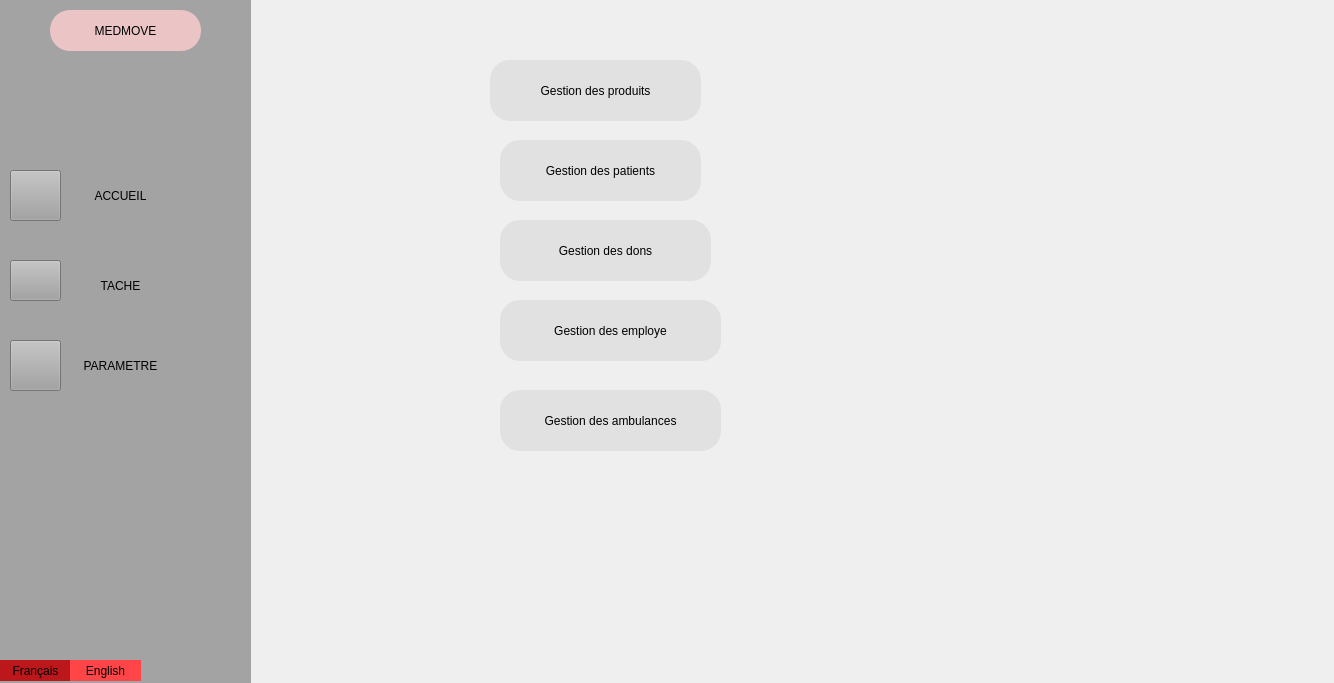
<?xml version="1.0" encoding="UTF-8"?>
<ui version="4.0">
 <class>tache</class>
 <widget class="QDialog" name="tache">
  <property name="geometry">
   <rect>
    <x>0</x>
    <y>0</y>
    <width>1334</width>
    <height>683</height>
   </rect>
  </property>
  <property name="windowTitle">
   <string>Dialog</string>
  </property>
  <widget class="QWidget" name="widget_2" native="true">
   <property name="geometry">
    <rect>
     <x>130</x>
     <y>-20</y>
     <width>1201</width>
     <height>781</height>
    </rect>
   </property>
   <property name="styleSheet">
    <string notr="true">background-image: url(:/Ahmed_Bejaoui_1A19_G1/projetf/image/Sans titre-1.png);</string>
   </property>
   <widget class="QPushButton" name="pushButton_employees">
    <property name="geometry">
     <rect>
      <x>370</x>
      <y>410</y>
      <width>221</width>
      <height>61</height>
     </rect>
    </property>
    <property name="styleSheet">
     <string notr="true">font: 75 8pt &quot;MS Shell Dlg 2&quot;;
border-radius: 20px;
color: black;
padding: 0 8px;
background: #E1E1E1;
font: bold, &quot;Comic Sans MS&quot;;;
text-align:center;</string>
    </property>
    <property name="text">
     <string>Gestion des ambulances</string>
    </property>
   </widget>
   <widget class="QPushButton" name="pushButton_dons_3">
    <property name="geometry">
     <rect>
      <x>370</x>
      <y>240</y>
      <width>211</width>
      <height>61</height>
     </rect>
    </property>
    <property name="styleSheet">
     <string notr="true">font: 75 8pt &quot;MS Shell Dlg 2&quot;;
border-radius: 20px;
color: black;
padding: 0 8px;
background: #E1E1E1;
font: bold, &quot;Comic Sans MS&quot;;;
text-align:center;</string>
    </property>
    <property name="text">
     <string>Gestion des dons</string>
    </property>
   </widget>
   <widget class="QPushButton" name="pushButton_employees_4">
    <property name="geometry">
     <rect>
      <x>370</x>
      <y>320</y>
      <width>221</width>
      <height>61</height>
     </rect>
    </property>
    <property name="styleSheet">
     <string notr="true">font: 75 8pt &quot;MS Shell Dlg 2&quot;;
border-radius: 20px;
color: black;
padding: 0 8px;
background: #E1E1E1;
font: bold, &quot;Comic Sans MS&quot;;;
text-align:center;</string>
    </property>
    <property name="text">
     <string>Gestion des employe</string>
    </property>
   </widget>
   <widget class="QPushButton" name="pushButton_produit_2">
    <property name="geometry">
     <rect>
      <x>360</x>
      <y>80</y>
      <width>211</width>
      <height>61</height>
     </rect>
    </property>
    <property name="styleSheet">
     <string notr="true">font: 75 8pt &quot;MS Shell Dlg 2&quot;;
border-radius: 20px;
color: black;
padding: 0 8px;
background: #E1E1E1;
font: bold, &quot;Comic Sans MS&quot;;;
text-align:center;</string>
    </property>
    <property name="text">
     <string>Gestion des produits</string>
    </property>
   </widget>
   <widget class="QPushButton" name="pushButton_client_2">
    <property name="geometry">
     <rect>
      <x>370</x>
      <y>160</y>
      <width>201</width>
      <height>61</height>
     </rect>
    </property>
    <property name="styleSheet">
     <string notr="true">font: 75 8pt &quot;MS Shell Dlg 2&quot;;
border-radius: 20px;
color: black;
padding: 0 8px;
background: #E1E1E1;
font: bold, &quot;Comic Sans MS&quot;;;
text-align:center;</string>
    </property>
    <property name="text">
     <string>Gestion des patients</string>
    </property>
   </widget>
  </widget>
  <widget class="QWidget" name="widget" native="true">
   <property name="geometry">
    <rect>
     <x>0</x>
     <y>0</y>
     <width>251</width>
     <height>731</height>
    </rect>
   </property>
   <property name="styleSheet">
    <string notr="true">
background-color: rgb(163, 163, 163);</string>
   </property>
   <widget class="QPushButton" name="pushButton">
    <property name="geometry">
     <rect>
      <x>10</x>
      <y>170</y>
      <width>51</width>
      <height>51</height>
     </rect>
    </property>
    <property name="styleSheet">
     <string notr="true">background-image: url(:/image/home (1).svg);</string>
    </property>
    <property name="text">
     <string/>
    </property>
   </widget>
   <widget class="QPushButton" name="pushButton_5">
    <property name="geometry">
     <rect>
      <x>70</x>
      <y>160</y>
      <width>101</width>
      <height>71</height>
     </rect>
    </property>
    <property name="styleSheet">
     <string notr="true">border-radius: 30px;

color: black;
padding: 0 8px;
background-color: rgb(163, 163, 163);
font: bold, &quot;Comic Sans MS&quot;;;
text-align:center;</string>
    </property>
    <property name="text">
     <string>ACCUEIL</string>
    </property>
   </widget>
   <widget class="QPushButton" name="pushButton_4">
    <property name="geometry">
     <rect>
      <x>10</x>
      <y>260</y>
      <width>51</width>
      <height>41</height>
     </rect>
    </property>
    <property name="styleSheet">
     <string notr="true">background-image: url(:/image/align-justify.svg);</string>
    </property>
    <property name="text">
     <string/>
    </property>
   </widget>
   <widget class="QPushButton" name="pushButton_6">
    <property name="geometry">
     <rect>
      <x>70</x>
      <y>250</y>
      <width>101</width>
      <height>71</height>
     </rect>
    </property>
    <property name="styleSheet">
     <string notr="true">border-radius: 30px;

color: black;
padding: 0 8px;
background-color: rgb(163, 163, 163);
font: bold, &quot;Comic Sans MS&quot;;;
text-align:center;</string>
    </property>
    <property name="text">
     <string>TACHE</string>
    </property>
   </widget>
   <widget class="QPushButton" name="pushButton_7">
    <property name="geometry">
     <rect>
      <x>70</x>
      <y>330</y>
      <width>101</width>
      <height>71</height>
     </rect>
    </property>
    <property name="styleSheet">
     <string notr="true">border-radius: 30px;

color: black;
padding: 0 8px;
background-color: rgb(163, 163, 163);
font: bold, &quot;Comic Sans MS&quot;;;
text-align:center;</string>
    </property>
    <property name="text">
     <string>PARAMETRE</string>
    </property>
   </widget>
   <widget class="QPushButton" name="pushButton_8">
    <property name="geometry">
     <rect>
      <x>10</x>
      <y>340</y>
      <width>51</width>
      <height>51</height>
     </rect>
    </property>
    <property name="styleSheet">
     <string notr="true">background-image: url(:/image/settings.svg);</string>
    </property>
    <property name="text">
     <string/>
    </property>
   </widget>
   <widget class="QPushButton" name="pushButton_9">
    <property name="geometry">
     <rect>
      <x>50</x>
      <y>10</y>
      <width>151</width>
      <height>41</height>
     </rect>
    </property>
    <property name="styleSheet">
     <string notr="true">font: 75 8pt &quot;MS Shell Dlg 2&quot;;
border-radius: 20px;
color: black;
padding: 0 8px;
background: #ebc5c5;
font: bold, &quot;Comic Sans MS&quot;;;
text-align:center;</string>
    </property>
    <property name="text">
     <string>MEDMOVE</string>
    </property>
   </widget>
   <widget class="QPushButton" name="pushButton_16">
    <property name="geometry">
     <rect>
      <x>0</x>
      <y>660</y>
      <width>71</width>
      <height>21</height>
     </rect>
    </property>
    <property name="styleSheet">
     <string notr="true">border-radius: 30px;

color: black;
padding: 0 8px;
font: bold, &quot;Comic Sans MS&quot;;;
background-color: rgb(188, 24, 27);
text-align:center;</string>
    </property>
    <property name="text">
     <string>Français</string>
    </property>
   </widget>
   <widget class="QPushButton" name="pushButton_17">
    <property name="geometry">
     <rect>
      <x>70</x>
      <y>660</y>
      <width>71</width>
      <height>21</height>
     </rect>
    </property>
    <property name="styleSheet">
     <string notr="true">border-radius: 30px;
background-color: rgb(255, 69, 72);

color: black;
padding: 0 8px;
font: bold, &quot;Comic Sans MS&quot;;;
text-align:center;</string>
    </property>
    <property name="text">
     <string>English</string>
    </property>
   </widget>
  </widget>
 </widget>
 <resources/>
 <connections/>
</ui>
